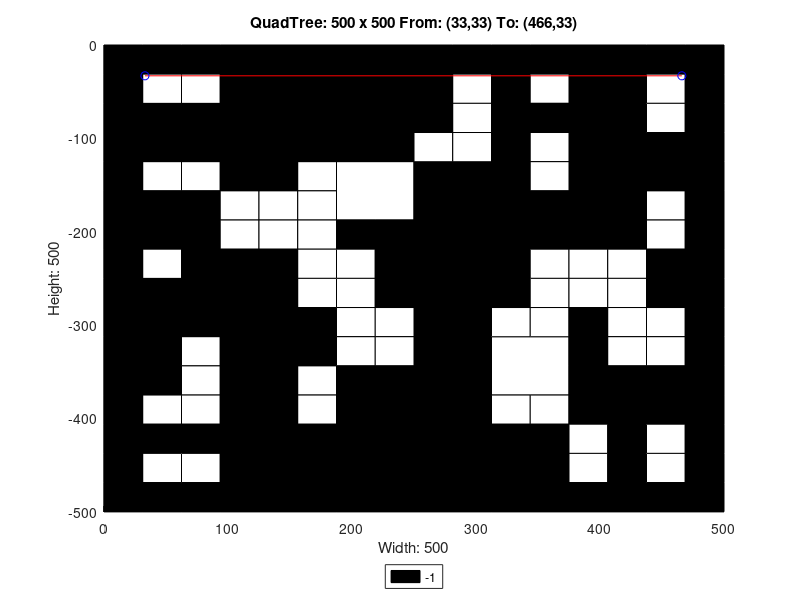

This chart was generated by the following MATLAB code:
axis([0 500 -500 0]);
title('QuadTree: 500 x 500 From: (33,33) To: (466,33)');
xlabel('Width: 500');
ylabel('Height: 500');
rectangle('Position',[125 -125 125 125], 'FaceColor',[0 0 0]);
rectangle('Position',[0 -125 62.5 62.5], 'FaceColor',[0 0 0]);
rectangle('Position',[62.5 -125 62.5 62.5], 'FaceColor',[0 0 0]);
rectangle('Position',[187.5 -187.5 62.5 62.5], 'FaceColor',[1 1 1]);
rectangle('Position',[375 -62.5 62.5 62.5], 'FaceColor',[0 0 0]);
rectangle('Position',[375 -125 62.5 62.5], 'FaceColor',[0 0 0]);
rectangle('Position',[250 -187.5 62.5 62.5], 'FaceColor',[0 0 0]);
rectangle('Position',[250 -250 62.5 62.5], 'FaceColor',[0 0 0]);
rectangle('Position',[375 -187.5 62.5 62.5], 'FaceColor',[0 0 0]);
rectangle('Position',[0 -312.5 62.5 62.5], 'FaceColor',[0 0 0]);
rectangle('Position',[62.5 -312.5 62.5 62.5], 'FaceColor',[0 0 0]);
rectangle('Position',[0 -375 62.5 62.5], 'FaceColor',[0 0 0]);
rectangle('Position',[187.5 -437.5 62.5 62.5], 'FaceColor',[0 0 0]);
rectangle('Position',[125 -500 62.5 62.5], 'FaceColor',[0 0 0]);
rectangle('Position',[187.5 -500 62.5 62.5], 'FaceColor',[0 0 0]);
rectangle('Position',[250 -312.5 62.5 62.5], 'FaceColor',[0 0 0]);
rectangle('Position',[250 -375 62.5 62.5], 'FaceColor',[0 0 0]);
rectangle('Position',[312.5 -375 62.5 62.5], 'FaceColor',[1 1 1]);
rectangle('Position',[250 -437.5 62.5 62.5], 'FaceColor',[0 0 0]);
rectangle('Position',[250 -500 62.5 62.5], 'FaceColor',[0 0 0]);
rectangle('Position',[312.5 -500 62.5 62.5], 'FaceColor',[0 0 0]);
rectangle('Position',[0 -31.25 31.25 31.25], 'FaceColor',[0 0 0]);
rectangle('Position',[31.25 -31.25 31.25 31.25], 'FaceColor',[0 0 0]);
rectangle('Position',[0 -62.5 31.25 31.25], 'FaceColor',[0 0 0]);
rectangle('Position',[31.25 -62.5 31.25 31.25], 'FaceColor',[1 1 1]);
rectangle('Position',[62.5 -31.25 31.25 31.25], 'FaceColor',[0 0 0]);
rectangle('Position',[93.75 -31.25 31.25 31.25], 'FaceColor',[0 0 0]);
rectangle('Position',[62.5 -62.5 31.25 31.25], 'FaceColor',[1 1 1]);
rectangle('Position',[93.75 -62.5 31.25 31.25], 'FaceColor',[0 0 0]);
rectangle('Position',[0 -156.25 31.25 31.25], 'FaceColor',[0 0 0]);
rectangle('Position',[31.25 -156.25 31.25 31.25], 'FaceColor',[1 1 1]);
rectangle('Position',[0 -187.5 31.25 31.25], 'FaceColor',[0 0 0]);
rectangle('Position',[31.25 -187.5 31.25 31.25], 'FaceColor',[0 0 0]);
rectangle('Position',[62.5 -156.25 31.25 31.25], 'FaceColor',[1 1 1]);
rectangle('Position',[93.75 -156.25 31.25 31.25], 'FaceColor',[0 0 0]);
rectangle('Position',[62.5 -187.5 31.25 31.25], 'FaceColor',[0 0 0]);
rectangle('Position',[93.75 -187.5 31.25 31.25], 'FaceColor',[1 1 1]);
rectangle('Position',[0 -218.75 31.25 31.25], 'FaceColor',[0 0 0]);
rectangle('Position',[31.25 -218.75 31.25 31.25], 'FaceColor',[0 0 0]);
rectangle('Position',[0 -250 31.25 31.25], 'FaceColor',[0 0 0]);
rectangle('Position',[31.25 -250 31.25 31.25], 'FaceColor',[1 1 1]);
rectangle('Position',[62.5 -218.75 31.25 31.25], 'FaceColor',[0 0 0]);
rectangle('Position',[93.75 -218.75 31.25 31.25], 'FaceColor',[1 1 1]);
rectangle('Position',[62.5 -250 31.25 31.25], 'FaceColor',[0 0 0]);
rectangle('Position',[93.75 -250 31.25 31.25], 'FaceColor',[0 0 0]);
rectangle('Position',[125 -156.25 31.25 31.25], 'FaceColor',[0 0 0]);
rectangle('Position',[156.25 -156.25 31.25 31.25], 'FaceColor',[1 1 1]);
rectangle('Position',[125 -187.5 31.25 31.25], 'FaceColor',[1 1 1]);
rectangle('Position',[156.25 -187.5 31.25 31.25], 'FaceColor',[1 1 1]);
rectangle('Position',[125 -218.75 31.25 31.25], 'FaceColor',[1 1 1]);
rectangle('Position',[156.25 -218.75 31.25 31.25], 'FaceColor',[1 1 1]);
rectangle('Position',[125 -250 31.25 31.25], 'FaceColor',[0 0 0]);
rectangle('Position',[156.25 -250 31.25 31.25], 'FaceColor',[1 1 1]);
rectangle('Position',[187.5 -218.75 31.25 31.25], 'FaceColor',[0 0 0]);
rectangle('Position',[218.75 -218.75 31.25 31.25], 'FaceColor',[0 0 0]);
rectangle('Position',[187.5 -250 31.25 31.25], 'FaceColor',[1 1 1]);
rectangle('Position',[218.75 -250 31.25 31.25], 'FaceColor',[0 0 0]);
rectangle('Position',[250 -31.25 31.25 31.25], 'FaceColor',[0 0 0]);
rectangle('Position',[281.25 -31.25 31.25 31.25], 'FaceColor',[0 0 0]);
rectangle('Position',[250 -62.5 31.25 31.25], 'FaceColor',[0 0 0]);
rectangle('Position',[281.25 -62.5 31.25 31.25], 'FaceColor',[1 1 1]);
rectangle('Position',[312.5 -31.25 31.25 31.25], 'FaceColor',[0 0 0]);
rectangle('Position',[343.75 -31.25 31.25 31.25], 'FaceColor',[0 0 0]);
rectangle('Position',[312.5 -62.5 31.25 31.25], 'FaceColor',[0 0 0]);
rectangle('Position',[343.75 -62.5 31.25 31.25], 'FaceColor',[1 1 1]);
rectangle('Position',[250 -93.75 31.25 31.25], 'FaceColor',[0 0 0]);
rectangle('Position',[281.25 -93.75 31.25 31.25], 'FaceColor',[1 1 1]);
rectangle('Position',[250 -125 31.25 31.25], 'FaceColor',[1 1 1]);
rectangle('Position',[281.25 -125 31.25 31.25], 'FaceColor',[1 1 1]);
rectangle('Position',[312.5 -93.75 31.25 31.25], 'FaceColor',[0 0 0]);
rectangle('Position',[343.75 -93.75 31.25 31.25], 'FaceColor',[0 0 0]);
rectangle('Position',[312.5 -125 31.25 31.25], 'FaceColor',[0 0 0]);
rectangle('Position',[343.75 -125 31.25 31.25], 'FaceColor',[1 1 1]);
rectangle('Position',[437.5 -31.25 31.25 31.25], 'FaceColor',[0 0 0]);
rectangle('Position',[468.75 -31.25 31.25 31.25], 'FaceColor',[0 0 0]);
rectangle('Position',[437.5 -62.5 31.25 31.25], 'FaceColor',[1 1 1]);
rectangle('Position',[468.75 -62.5 31.25 31.25], 'FaceColor',[0 0 0]);
rectangle('Position',[437.5 -93.75 31.25 31.25], 'FaceColor',[1 1 1]);
rectangle('Position',[468.75 -93.75 31.25 31.25], 'FaceColor',[0 0 0]);
rectangle('Position',[437.5 -125 31.25 31.25], 'FaceColor',[0 0 0]);
rectangle('Position',[468.75 -125 31.25 31.25], 'FaceColor',[0 0 0]);
rectangle('Position',[312.5 -156.25 31.25 31.25], 'FaceColor',[0 0 0]);
rectangle('Position',[343.75 -156.25 31.25 31.25], 'FaceColor',[1 1 1]);
rectangle('Position',[312.5 -187.5 31.25 31.25], 'FaceColor',[0 0 0]);
rectangle('Position',[343.75 -187.5 31.25 31.25], 'FaceColor',[0 0 0]);
rectangle('Position',[312.5 -218.75 31.25 31.25], 'FaceColor',[0 0 0]);
rectangle('Position',[343.75 -218.75 31.25 31.25], 'FaceColor',[0 0 0]);
rectangle('Position',[312.5 -250 31.25 31.25], 'FaceColor',[0 0 0]);
rectangle('Position',[343.75 -250 31.25 31.25], 'FaceColor',[1 1 1]);
rectangle('Position',[437.5 -156.25 31.25 31.25], 'FaceColor',[0 0 0]);
rectangle('Position',[468.75 -156.25 31.25 31.25], 'FaceColor',[0 0 0]);
rectangle('Position',[437.5 -187.5 31.25 31.25], 'FaceColor',[1 1 1]);
rectangle('Position',[468.75 -187.5 31.25 31.25], 'FaceColor',[0 0 0]);
rectangle('Position',[375 -218.75 31.25 31.25], 'FaceColor',[0 0 0]);
rectangle('Position',[406.25 -218.75 31.25 31.25], 'FaceColor',[0 0 0]);
rectangle('Position',[375 -250 31.25 31.25], 'FaceColor',[1 1 1]);
rectangle('Position',[406.25 -250 31.25 31.25], 'FaceColor',[1 1 1]);
rectangle('Position',[437.5 -218.75 31.25 31.25], 'FaceColor',[1 1 1]);
rectangle('Position',[468.75 -218.75 31.25 31.25], 'FaceColor',[0 0 0]);
rectangle('Position',[437.5 -250 31.25 31.25], 'FaceColor',[0 0 0]);
rectangle('Position',[468.75 -250 31.25 31.25], 'FaceColor',[0 0 0]);
rectangle('Position',[62.5 -343.75 31.25 31.25], 'FaceColor',[1 1 1]);
rectangle('Position',[93.75 -343.75 31.25 31.25], 'FaceColor',[0 0 0]);
rectangle('Position',[62.5 -375 31.25 31.25], 'FaceColor',[1 1 1]);
rectangle('Position',[93.75 -375 31.25 31.25], 'FaceColor',[0 0 0]);
rectangle('Position',[125 -281.25 31.25 31.25], 'FaceColor',[0 0 0]);
rectangle('Position',[156.25 -281.25 31.25 31.25], 'FaceColor',[1 1 1]);
rectangle('Position',[125 -312.5 31.25 31.25], 'FaceColor',[0 0 0]);
rectangle('Position',[156.25 -312.5 31.25 31.25], 'FaceColor',[0 0 0]);
rectangle('Position',[187.5 -281.25 31.25 31.25], 'FaceColor',[1 1 1]);
rectangle('Position',[218.75 -281.25 31.25 31.25], 'FaceColor',[0 0 0]);
rectangle('Position',[187.5 -312.5 31.25 31.25], 'FaceColor',[1 1 1]);
rectangle('Position',[218.75 -312.5 31.25 31.25], 'FaceColor',[1 1 1]);
rectangle('Position',[125 -343.75 31.25 31.25], 'FaceColor',[0 0 0]);
rectangle('Position',[156.25 -343.75 31.25 31.25], 'FaceColor',[0 0 0]);
rectangle('Position',[125 -375 31.25 31.25], 'FaceColor',[0 0 0]);
rectangle('Position',[156.25 -375 31.25 31.25], 'FaceColor',[1 1 1]);
rectangle('Position',[187.5 -343.75 31.25 31.25], 'FaceColor',[1 1 1]);
rectangle('Position',[218.75 -343.75 31.25 31.25], 'FaceColor',[1 1 1]);
rectangle('Position',[187.5 -375 31.25 31.25], 'FaceColor',[0 0 0]);
rectangle('Position',[218.75 -375 31.25 31.25], 'FaceColor',[0 0 0]);
rectangle('Position',[0 -406.25 31.25 31.25], 'FaceColor',[0 0 0]);
rectangle('Position',[31.25 -406.25 31.25 31.25], 'FaceColor',[1 1 1]);
rectangle('Position',[0 -437.5 31.25 31.25], 'FaceColor',[0 0 0]);
rectangle('Position',[31.25 -437.5 31.25 31.25], 'FaceColor',[0 0 0]);
rectangle('Position',[62.5 -406.25 31.25 31.25], 'FaceColor',[1 1 1]);
rectangle('Position',[93.75 -406.25 31.25 31.25], 'FaceColor',[0 0 0]);
rectangle('Position',[62.5 -437.5 31.25 31.25], 'FaceColor',[0 0 0]);
rectangle('Position',[93.75 -437.5 31.25 31.25], 'FaceColor',[0 0 0]);
rectangle('Position',[0 -468.75 31.25 31.25], 'FaceColor',[0 0 0]);
rectangle('Position',[31.25 -468.75 31.25 31.25], 'FaceColor',[1 1 1]);
rectangle('Position',[0 -500 31.25 31.25], 'FaceColor',[0 0 0]);
rectangle('Position',[31.25 -500 31.25 31.25], 'FaceColor',[0 0 0]);
rectangle('Position',[62.5 -468.75 31.25 31.25], 'FaceColor',[1 1 1]);
rectangle('Position',[93.75 -468.75 31.25 31.25], 'FaceColor',[0 0 0]);
rectangle('Position',[62.5 -500 31.25 31.25], 'FaceColor',[0 0 0]);
rectangle('Position',[93.75 -500 31.25 31.25], 'FaceColor',[0 0 0]);
rectangle('Position',[125 -406.25 31.25 31.25], 'FaceColor',[0 0 0]);
rectangle('Position',[156.25 -406.25 31.25 31.25], 'FaceColor',[1 1 1]);
rectangle('Position',[125 -437.5 31.25 31.25], 'FaceColor',[0 0 0]);
rectangle('Position',[156.25 -437.5 31.25 31.25], 'FaceColor',[0 0 0]);
rectangle('Position',[312.5 -281.25 31.25 31.25], 'FaceColor',[0 0 0]);
rectangle('Position',[343.75 -281.25 31.25 31.25], 'FaceColor',[1 1 1]);
rectangle('Position',[312.5 -312.5 31.25 31.25], 'FaceColor',[1 1 1]);
rectangle('Position',[343.75 -312.5 31.25 31.25], 'FaceColor',[1 1 1]);
rectangle('Position',[375 -281.25 31.25 31.25], 'FaceColor',[1 1 1]);
rectangle('Position',[406.25 -281.25 31.25 31.25], 'FaceColor',[1 1 1]);
rectangle('Position',[375 -312.5 31.25 31.25], 'FaceColor',[0 0 0]);
rectangle('Position',[406.25 -312.5 31.25 31.25], 'FaceColor',[1 1 1]);
rectangle('Position',[437.5 -281.25 31.25 31.25], 'FaceColor',[0 0 0]);
rectangle('Position',[468.75 -281.25 31.25 31.25], 'FaceColor',[0 0 0]);
rectangle('Position',[437.5 -312.5 31.25 31.25], 'FaceColor',[1 1 1]);
rectangle('Position',[468.75 -312.5 31.25 31.25], 'FaceColor',[0 0 0]);
rectangle('Position',[375 -343.75 31.25 31.25], 'FaceColor',[0 0 0]);
rectangle('Position',[406.25 -343.75 31.25 31.25], 'FaceColor',[1 1 1]);
rectangle('Position',[375 -375 31.25 31.25], 'FaceColor',[0 0 0]);
rectangle('Position',[406.25 -375 31.25 31.25], 'FaceColor',[0 0 0]);
rectangle('Position',[437.5 -343.75 31.25 31.25], 'FaceColor',[1 1 1]);
rectangle('Position',[468.75 -343.75 31.25 31.25], 'FaceColor',[0 0 0]);
rectangle('Position',[437.5 -375 31.25 31.25], 'FaceColor',[0 0 0]);
rectangle('Position',[468.75 -375 31.25 31.25], 'FaceColor',[0 0 0]);
rectangle('Position',[312.5 -406.25 31.25 31.25], 'FaceColor',[1 1 1]);
rectangle('Position',[343.75 -406.25 31.25 31.25], 'FaceColor',[1 1 1]);
rectangle('Position',[312.5 -437.5 31.25 31.25], 'FaceColor',[0 0 0]);
rectangle('Position',[343.75 -437.5 31.25 31.25], 'FaceColor',[0 0 0]);
rectangle('Position',[375 -406.25 31.25 31.25], 'FaceColor',[0 0 0]);
rectangle('Position',[406.25 -406.25 31.25 31.25], 'FaceColor',[0 0 0]);
rectangle('Position',[375 -437.5 31.25 31.25], 'FaceColor',[1 1 1]);
rectangle('Position',[406.25 -437.5 31.25 31.25], 'FaceColor',[0 0 0]);
rectangle('Position',[437.5 -406.25 31.25 31.25], 'FaceColor',[0 0 0]);
rectangle('Position',[468.75 -406.25 31.25 31.25], 'FaceColor',[0 0 0]);
rectangle('Position',[437.5 -437.5 31.25 31.25], 'FaceColor',[1 1 1]);
rectangle('Position',[468.75 -437.5 31.25 31.25], 'FaceColor',[0 0 0]);
rectangle('Position',[375 -468.75 31.25 31.25], 'FaceColor',[1 1 1]);
rectangle('Position',[406.25 -468.75 31.25 31.25], 'FaceColor',[0 0 0]);
rectangle('Position',[375 -500 31.25 31.25], 'FaceColor',[0 0 0]);
rectangle('Position',[406.25 -500 31.25 31.25], 'FaceColor',[0 0 0]);
rectangle('Position',[437.5 -468.75 31.25 31.25], 'FaceColor',[1 1 1]);
rectangle('Position',[468.75 -468.75 31.25 31.25], 'FaceColor',[0 0 0]);
rectangle('Position',[437.5 -500 31.25 31.25], 'FaceColor',[0 0 0]);
rectangle('Position',[468.75 -500 31.25 31.25], 'FaceColor',[0 0 0]);
X=[466,33];
Y=[-33,-33];
hold on;
plot(X,Y,'r');
plot(X,Y,'bo');
legend('-1','Location','southoutside');
